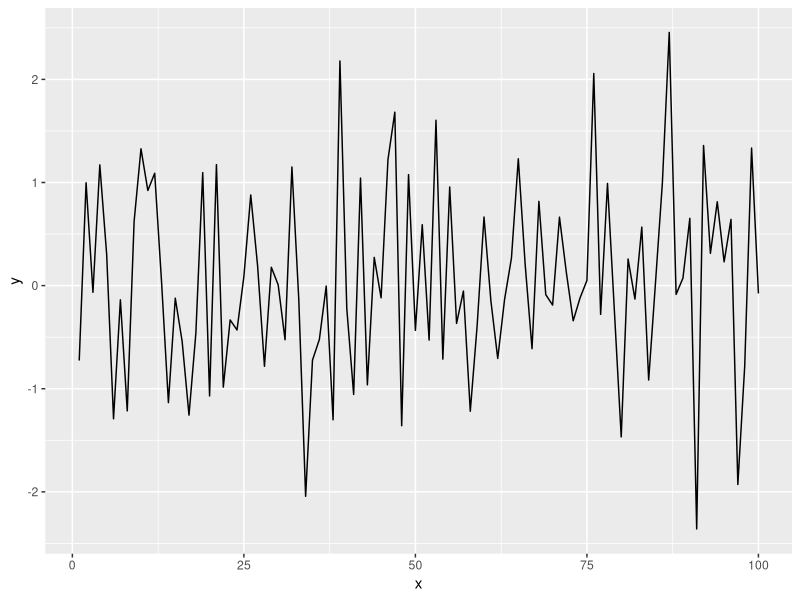

Generate this figure with R:
## ---- chunk 1
install.packages("tidyverse")
## ---- chunk 2
library(tidyverse)
## ---- chunk 3
x = seq(1:100)
y = rnorm(100)
dat = data.frame(x, y)
ggplot(dat, aes(x = x, y = y)) +
geom_line()

